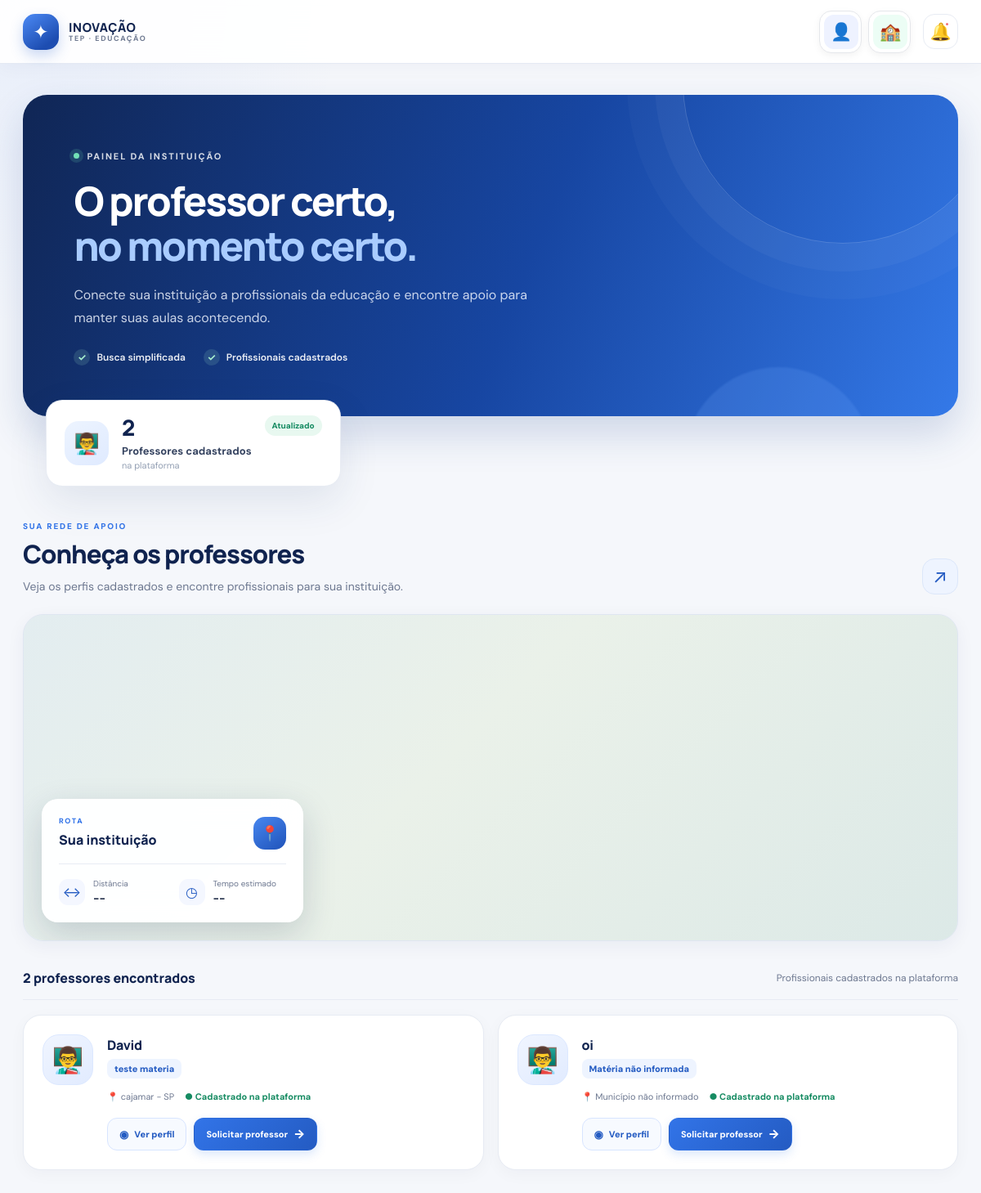
Screenshot of /instituicao/ with the database file from the repository.
### usuario/models.py (models this page shows, shortened)
class InformacoesColaborador(models.Model):
    usuario = models.OneToOneField(
        Usuarios, on_delete=models.CASCADE, related_name="informacoes_colaborador"
    )
    nome_completo = models.CharField(max_length=255, blank=True)
    nome_social = models.CharField(max_length=255, blank=True)
    data_nascimento = models.DateField(null=True, blank=True)
    genero = models.CharField(max_length=30, blank=True)
    possui_deficiencia = models.CharField(max_length=10, blank=True)
    necessidades_acessibilidade = models.TextField(blank=True)
    email = models.EmailField(blank=True)
    telefone = models.CharField(max_length=20, blank=True)
    cep = models.CharField(max_length=9, blank=True)
    numero = models.CharField(max_length=20, blank=True)
    logradouro = models.CharField(max_length=255, blank=True)
    complemento = models.CharField(max_length=255, blank=True)
    bairro = models.CharField(max_length=100, blank=True)
    municipio = models.CharField(max_length=100, blank=True)
    uf = models.CharField(max_length=2, blank=True)
    tipo_documento = models.CharField(max_length=20, blank=True)
    rg = models.CharField(max_length=30, blank=True)
    cpf = models.CharField(max_length=14, blank=True)
    materia = models.CharField(max_length=100, blank=True)
    tempo_integral = models.BooleanField(default=False)
    horario_inicio = models.TimeField(null=True, blank=True)
    horario_fim = models.TimeField(null=True, blank=True)
    formacao = models.CharField(max_length=255, blank=True)
    pos_graduacao = models.CharField(max_length=255, blank=True)
    disciplinas = models.JSONField(default=list, blank=True)
    observacoes = models.TextField(max_length=1000, blank=True)
    class Meta:
        db_table = "informacoes_colaborador"
        verbose_name = "Informação do colaborador"
        verbose_name_plural = "Informações dos colaboradores"

### instituicao/views.py (the view)
# urls.py: path('', views.pagina_instituicao, name='pagina_instituicao'),
def pagina_instituicao(request):
    colaboradores = (
        InformacoesColaborador.objects.select_related("usuario")
        .all()
        .order_by("nome_completo")
    )
    return render(
        request,
        "instituicao/instituicao.html",
        {
            "colaboradores": colaboradores,
        },
    )

### templates/instituicao/instituicao.html (shortened to what this page needs)
{% load static %}
<!DOCTYPE html>
<html lang="pt-br">
<head>
    <link rel="stylesheet" href="{% static 'usuarios/css/componentes/perfis.css' %}">
    <link rel="stylesheet" href="{% static 'usuarios/css/instituicao/instituicao.css' %}">
    <link rel="stylesheet" href="https://api.mapbox.com/mapbox-gl-js/v3.30.0/mapbox-gl.css">
</head>
<body>
    <header class="topbar">
        <div class="logo" aria-label="Inovação TEP">
            <span class="logo-mark" aria-hidden="true">✦</span>
            <span class="logo-words"><strong>INOVAÇÃO</strong><small>TEP · EDUCAÇÃO</small></span>
        </div>
        <div class="header-right">
            {% include 'instituicao/componentes/perfis.html' %}
            <button class="notification" type="button" aria-label="Notificações" title="Notificações">
                <span aria-hidden="true">🔔</span>
                <i aria-hidden="true"></i>
            </button>
        </div>
    </header>
    <main class="container">
        <section class="welcome">
            <p class="small-title"><span class="live-dot"></span> PAINEL DA INSTITUIÇÃO</p>
            <h1>O professor certo,<br><span>no momento certo.</span></h1>
            <p class="subtitle">
                Conecte sua instituição a profissionais da educação e encontre apoio
                para manter suas aulas acontecendo.
            </p>
            <div class="welcome-benefits" aria-label="Benefícios da plataforma">
                <span><b aria-hidden="true">✓</b> Busca simplificada</span>
                <span><b aria-hidden="true">✓</b> Profissionais cadastrados</span>
            </div>
        </section>
        <section class="statistics" aria-label="Resumo de professores">
            <div class="stat-card">
                <div class="stat-icon" aria-hidden="true">👨‍🏫</div>
                <div class="stat-copy">
                    <strong>{{ colaboradores|length }}</strong>
                    <p>Professores cadastrados</p>
                    <small>na plataforma</small>
                </div>
                <span class="stat-badge">Atualizado</span>
            </div>
        </section>
        <section class="search-section">
            <div class="section-header">
                <div class="section-heading-copy">
                    <span class="section-kicker">SUA REDE DE APOIO</span>
                    <h2>Conheça os professores</h2>
                    <p>Veja os perfis cadastrados e encontre profissionais para sua instituição.</p>
                </div>
                <span class="section-mark" aria-hidden="true">↗</span>
            </div>
            <div class="uber-map-container">
                <div id="map"></div>
                <div class="uber-route-card">
                    <div class="route-card-top">
                        <div>
                            <span class="route-label">ROTA</span>
                            <strong id="route-title">
                                Sua instituição
                            </strong>
                        </div>
                        <div class="route-icon">
                            📍
                        </div>
                    </div>
                    <div class="route-line"></div>
                    <div class="route-details">
                        <div class="route-detail">
                            <span class="detail-icon">
                                ↔
                            </span>
                            <div>
                                <small>Distância</small>
                                <strong id="route-distance">
                                    --
                                </strong>
                            </div>
                        </div>
                        <div class="route-detail">
                            <span class="detail-icon">
                                ◷
                            </span>
                            <div>
                                <small>Tempo estimado</small>
                                <strong id="route-time">
                                    --
                                </strong>
                            </div>
                        </div>
                    </div>
                </div>
            </div>
            <div class="results-title">
                <strong>
                    {{ colaboradores|length }}
                    professores encontrados
                </strong>
                <span>
                    Profissionais cadastrados na plataforma
                </span>
            </div>
            <div class="teacher-list">
                {% for colaborador in colaboradores %}
                <article class="teacher-card">
                    <div class="teacher-photo">
                        {% if colaborador.genero == "Feminino" %}
                        👩‍🏫
                        {% else %}
                        👨‍🏫
                        {% endif %}
                    </div>
                    <div class="teacher-info">
                        <div class="teacher-name">
                            <h3>
                                {% if colaborador.nome_social %}
                                {{ colaborador.nome_social }}
                                {% else %}
                                {{ colaborador.nome_completo }}
                                {% endif %}
                            </h3>
                        </div>
                        <p class="subject">
                            {{ colaborador.materia|default:"Matéria não informada" }}
                        </p>
                        <div class="teacher-details">
                            <span>
                                📍
                                {{ colaborador.municipio|default:"Município não informado" }}
                                {% if colaborador.uf %}
                                - {{ colaborador.uf }}
                                {% endif %}
                            </span>
                            <span class="available">
                                ● Cadastrado na plataforma
                            </span>
                        </div>
                        <div class="teacher-actions">
                            <button class="profile-btn" type="button" data-colaborador-id="{{ colaborador.pk }}">
                                Ver perfil
                            </button>
                            <button class="request-btn" type="button">
                                Solicitar professor
                            </button>
                        </div>
                    </div>
                </article>
                {% empty %}
                <div class="empty-results">
                    <span class="empty-icon" aria-hidden="true">👩‍🏫</span>
                    <h3>Nenhum professor por aqui ainda</h3>
                    <p>Assim que novos profissionais forem cadastrados, eles aparecerão nesta lista.</p>
                </div>
                {% endfor %}
            </div>
        </section>
    </main>
</body>
</html>

### rows the page displays
InformacoesColaborador: nome_completo "David", materia "teste materia", municipio "cajamar", uf "SP"
InformacoesColaborador: nome_social "oi", materia "Matéria não informada", municipio "Município não informado"

### other values shown
{{ colaboradores|length }} "2"
